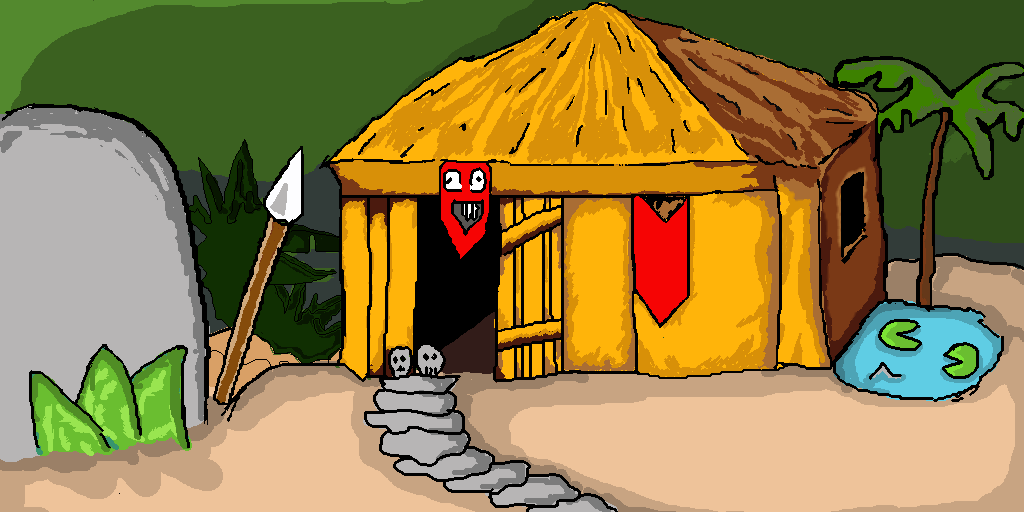

Below is a game level as drawn by its tile map, then a one-line description and the .tmx that defines it (tile-layer data replaced by summaries):
An orthogonal 32x16 tile map with 32x32 px tiles, 1 tile layer (Imagen) and 3 objects (3x Casilla).

<map version="1.2" tiledversion="1.2.3" orientation="orthogonal" renderorder="right-down" width="32" height="16" tilewidth="32" tileheight="32" infinite="0" nextlayerid="7" nextobjectid="5">
 <tileset firstgid="1" source="junglaN.tsx" />
 <layer id="1" name="Imagen" width="32" height="16">
  <data>[512 cells, 1 non-empty, 1 distinct tile ids]</data>
 </layer>
 <objectgroup id="5" name="Coordenadas" width="0" height="0">
  <object id="1" name="Casilla1" type="Casilla" x="173" y="380" width="0" height="0">
   <point />
  </object>
  <object id="2" name="Casilla2" type="Casilla" x="467" y="380" width="0" height="0">
   <point />
  </object>
  <object id="3" name="Casilla3" type="Casilla" x="754" y="380" width="0" height="0">
   <point />
  </object>
 </objectgroup>
</map>
